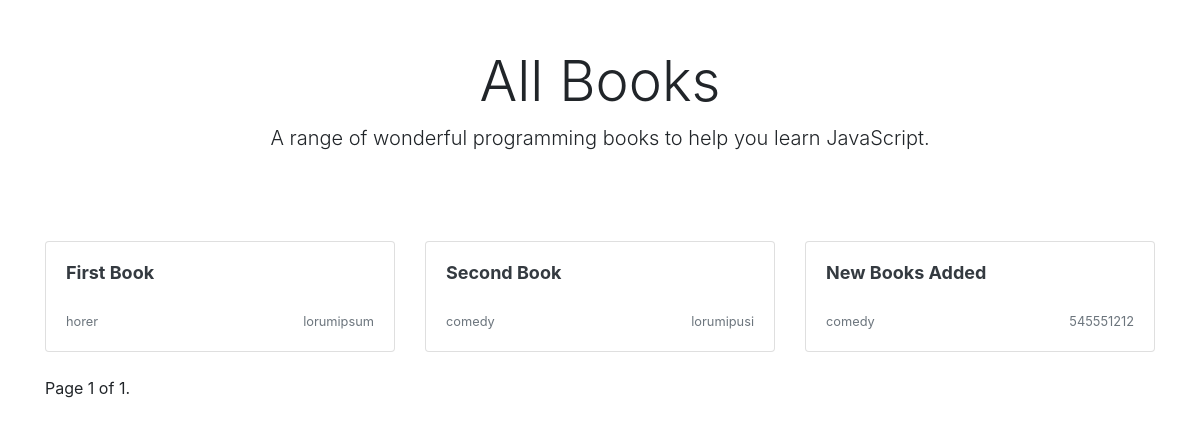
The page /books/ on the database its author committed.
### cbv/models.py (models this page shows, shortened)
class Books(models.Model):
    title = models.CharField(max_length=100)
    slug = models.SlugField(null=True)
    genre =  models.CharField(max_length=100)
    author = models.CharField(max_length=100)
    isbn = models.IntegerField()
    count = models.IntegerField(null=True, default=0)

### cbv/views.py (the view)
# urls.py: path('', views.BookListView.as_view(), name='index'),
class BookListView(ListView):
    model = Books
    template_name = 'books.html'
    context_object_name = 'books'
    paginate_by = 4
    def get_queryset(slef):
        return Books.objects.all()[:3]

### cbv/templates/books.html (shortened to what this page needs)
{% extends "base1.html" %}
    {% block content %}
    <div class="container">
        <div class="px-3 py-3 pt-md-5 pb-md-4 mx-auto text-center">
            <h1 class="display-4">All Books</h1>
            <p class="lead">A range of wonderful programming books to help you learn JavaScript.</p>
        </div>
        <div class="py-5">
            <div class="row">
                {% for book in books %}
                <div class="col-md-4">
                    <a class="text-dark" href="{% url 'cbv:book-detail' slug=book.slug %}">
                        <div class="card mb-4 box-shadow">
                            <div class="card-body">
                                <h2 style="font-size:18px;font-weight:bold;min-height:42px;">
                                    {{book.title|truncatechars:50}}</h2>
                                <div class="d-flex justify-content-between align-items-center">
                                    <small class="text-muted">{{book.genre}}</small>
                                    <small class="text-muted">{{book.isbn}}</small>
                                </div>
                            </div>
                        </div>
                    </a>
                </div>
                {% endfor %}
            </div>
            <div class="row">
                <div class="col-12">
                    <span class="step-links">
                        <span class="current">
                            Page {{ page_obj.number }} of {{ page_obj.paginator.num_pages }}.
                        </span>
                    </span>
                </div>
            </div>
        </div>
    </div>
    {% endblock %}

### cbv/templates/base1.html (shortened to what this page needs)
<!doctype html>
<html lang="en">
<head>
    <link rel="stylesheet" href="https://stackpath.bootstrapcdn.com/bootstrap/4.5.2/css/bootstrap.min.css"
>
</head>
<body>
    {% block content %}
    {% endblock %}
</body>
</html>

### rows shown on the page
Books: title "First Book", genre "horer", isbn "lorumipsum"
Books: title "Second Book", genre "comedy", isbn "lorumipusi"
Books: title "New Books Added", genre "comedy", isbn "545551212"

### other values the page prints
{{ page_obj.number }} "1"
{{ page_obj.paginator.num_pages }} "1"
